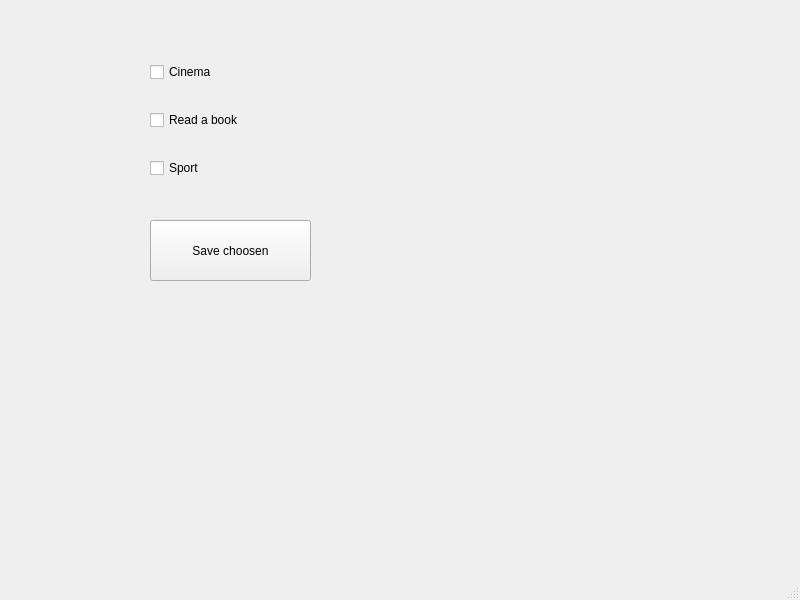
<?xml version="1.0" encoding="UTF-8"?>
<ui version="4.0">
 <class>MainWindow</class>
 <widget class="QMainWindow" name="MainWindow">
  <property name="geometry">
   <rect>
    <x>0</x>
    <y>0</y>
    <width>800</width>
    <height>600</height>
   </rect>
  </property>
  <property name="windowTitle">
   <string>MainWindow</string>
  </property>
  <widget class="QWidget" name="centralwidget">
   <widget class="QPushButton" name="btn_save_cb">
    <property name="geometry">
     <rect>
      <x>150</x>
      <y>220</y>
      <width>161</width>
      <height>61</height>
     </rect>
    </property>
    <property name="text">
     <string>Save choosen</string>
    </property>
   </widget>
   <widget class="QLabel" name="lbl_result">
    <property name="geometry">
     <rect>
      <x>370</x>
      <y>50</y>
      <width>181</width>
      <height>131</height>
     </rect>
    </property>
    <property name="text">
     <string/>
    </property>
   </widget>
   <widget class="QWidget" name="">
    <property name="geometry">
     <rect>
      <x>150</x>
      <y>40</y>
      <width>161</width>
      <height>161</height>
     </rect>
    </property>
    <layout class="QVBoxLayout" name="vlayout_hobby">
     <item>
      <widget class="QCheckBox" name="cb_cinema">
       <property name="text">
        <string>Cinema</string>
       </property>
      </widget>
     </item>
     <item>
      <widget class="QCheckBox" name="cb_read_book">
       <property name="text">
        <string>Read a book</string>
       </property>
      </widget>
     </item>
     <item>
      <widget class="QCheckBox" name="cb_sport">
       <property name="text">
        <string>Sport</string>
       </property>
      </widget>
     </item>
    </layout>
   </widget>
  </widget>
  <widget class="QMenuBar" name="menubar">
   <property name="geometry">
    <rect>
     <x>0</x>
     <y>0</y>
     <width>800</width>
     <height>26</height>
    </rect>
   </property>
  </widget>
  <widget class="QStatusBar" name="statusbar"/>
 </widget>
 <resources/>
 <connections/>
</ui>
